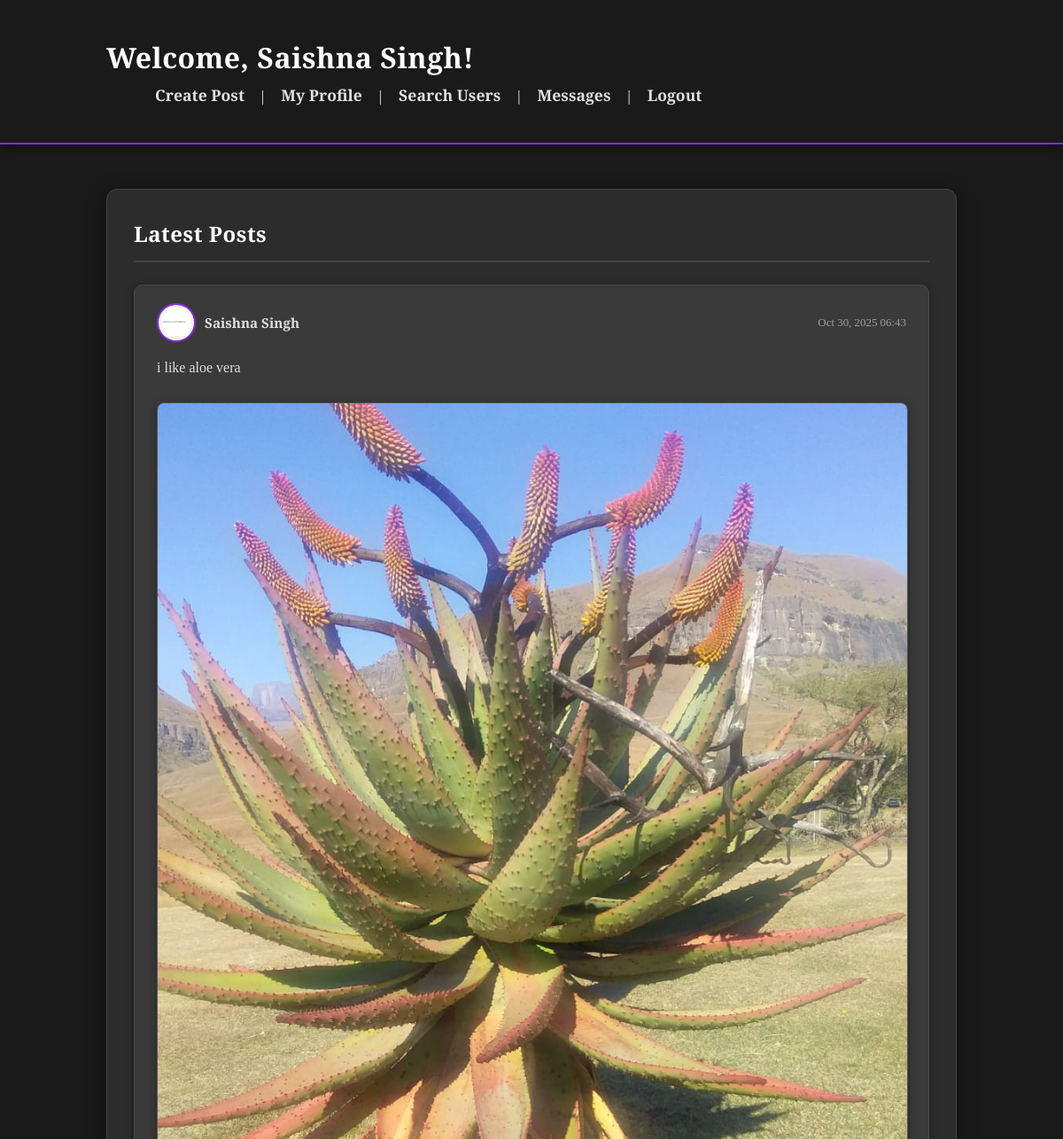
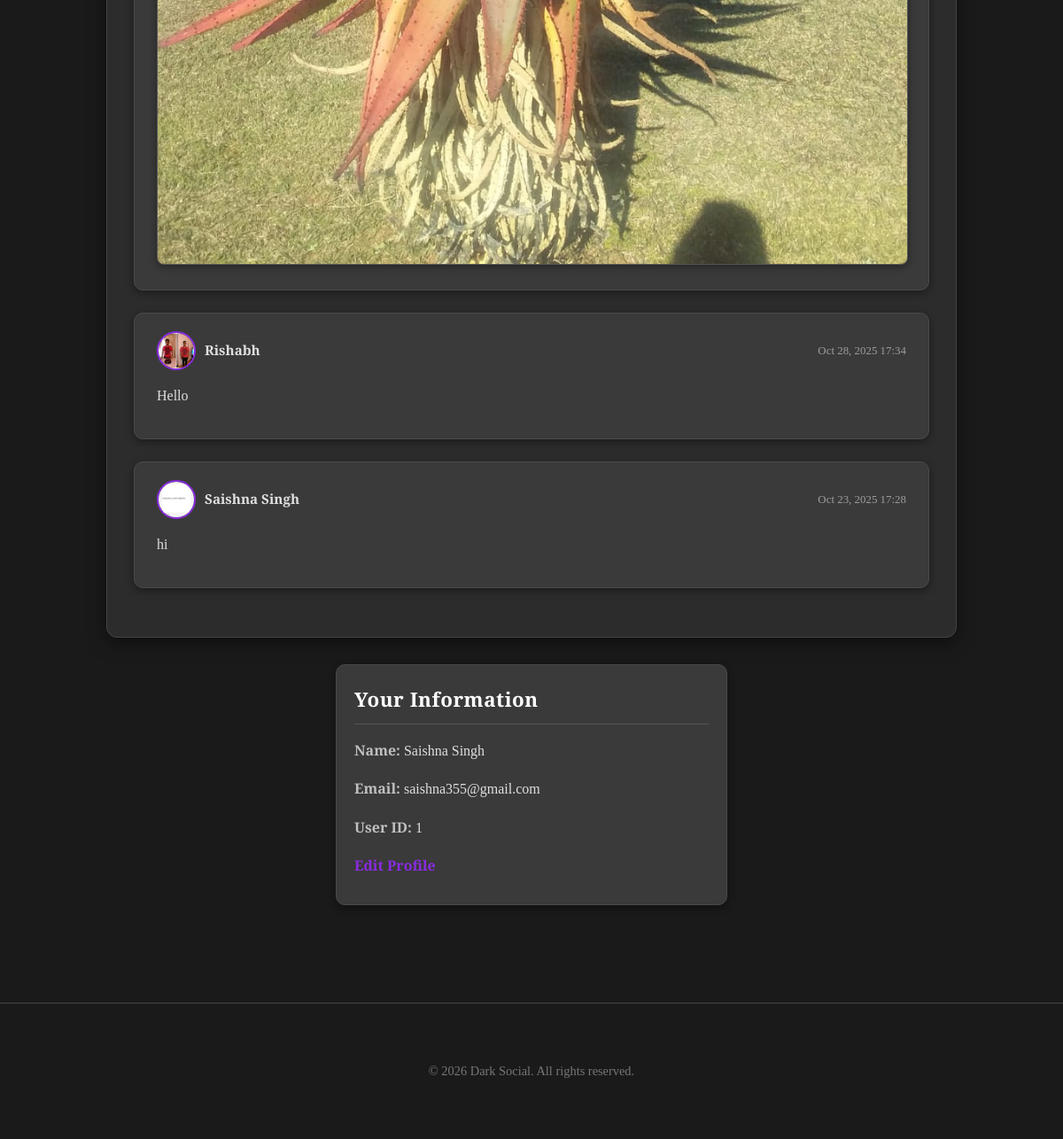
/pages/dashboard.php (signed in), run on the app's committed database (2 pictures, top to bottom).
### tables this page shows
CREATE TABLE `posts` (
  `post_id` int(11) NOT NULL,
  `user_id` int(11) NOT NULL,
  `content` text NOT NULL,
  `image_path` varchar(255) DEFAULT NULL,
  `created_at` timestamp NOT NULL DEFAULT current_timestamp()
);

CREATE TABLE `users` (
  `user_id` int(11) NOT NULL,
  `full_name` varchar(255) NOT NULL,
  `email` varchar(255) NOT NULL,
  `password_hash` varchar(255) NOT NULL,
  `profile_picture` varchar(255) DEFAULT NULL,
  `created_at` timestamp NOT NULL DEFAULT current_timestamp()
);

### pages/dashboard.php (the view, shortened to what this page needs)
<?php
require_once '../includes/db_connection.php';
$user_id = $_SESSION['user_id'];
$user_name = $_SESSION['full_name'];
$user_email = $_SESSION['user_email'];
$all_posts = [];
try {
    $sql_posts = "SELECT p.*, u.full_name AS author_name, u.profile_picture AS author_pic
                  FROM posts p
                  JOIN users u ON p.user_id = u.user_id
                  ORDER BY p.created_at DESC
                  LIMIT 50";
    $stmt_posts = $pdo->prepare($sql_posts);
    $stmt_posts->execute();
    $all_posts = $stmt_posts->fetchAll();
} catch (PDOException $e) {
    die("Error fetching posts: " . $e->getMessage());
}
?>
<!DOCTYPE html>
<html lang="en">
<head>
    <link rel="stylesheet" href="../css/style.css">
</head>
<body>
    <header class="dashboard-header">
        <div class="container">
            <h1>Welcome, <?php echo htmlspecialchars($user_name); ?>!</h1>
            <nav>
                <a href="create_post.php">Create Post</a> |
                <a href="profile.php?user_id=<?php echo $user_id; ?>">My Profile</a> |
                <a href="search_users.php">Search Users</a> |
                <a href="messages.php">Messages</a> |
                <a href="logout.php">Logout</a>
            </nav>
        </div>
    </header>
    <div class="container">
        <section class="dashboard-content">
            <h2>Latest Posts</h2>
            <?php if (empty($all_posts)): ?>
                <p>No posts found yet. Be the first to post!</p>
            <?php else: ?>
                <?php foreach ($all_posts as $post): ?>
                    <div class="post-item">
                        <div class="post-author-info">
                        <img src="<?php echo htmlspecialchars($post['author_pic'] ? '../' . $post['author_pic'] : '../images/default_profile.png'); ?>" alt="Author Pic" class="profile-pic-small">
                            <a href="profile.php?user_id=<?php echo $post['user_id']; ?>">
                                <strong><?php echo htmlspecialchars($post['author_name']); ?></strong>
                            </a>
                            <span class="post-timestamp"><?php echo date('M j, Y H:i', strtotime($post['created_at'])); ?></span>
                        </div>
                        <p><?php echo nl2br(htmlspecialchars($post['content'])); ?></p>
                        <?php if (!empty($post['image_path'])): ?><img src="<?php echo '../' . htmlspecialchars($post['image_path']); ?>" alt="Post Image" class="post-image"><?php endif; ?>
                    </div>
                <?php endforeach; ?>
            <?php endif; ?>
        </section>
        <section class="user-info-box">
            <h3>Your Information</h3>
            <p><strong>Name:</strong> <?php echo htmlspecialchars($user_name); ?></p>
            <p><strong>Email:</strong> <?php echo htmlspecialchars($user_email); ?></p>
            <p><strong>User ID:</strong> <?php echo $user_id; ?></p>
            <p><a href="edit_profile.php">Edit Profile</a></p>
        </section>
    </div>
    <footer>
        <div class="container">
            <p>&copy; <?php echo date('Y'); ?> Dark Social. All rights reserved.</p>
        </div>
    </footer>
</body>
</html>

### css/style.css (style rules this page uses)
body { font-family: 'Crimson Text', serif; margin: 0; padding: 0; background-color: #1a1a1a; color: #e0e0e0; line-height: 1.7; }
h1, h2, h3, h4, h5, h6 { font-family: 'Playfair Display', serif; color: #8a2be2; margin-top: 0; margin-bottom: 15px; letter-spacing: 0.5px; }
a { color: #8a2be2; text-decoration: none; transition: color 0.3s ease; }
.container { width: 90%; max-width: 960px; margin: 0 auto; padding: 20px 0; }
.login-form, .register-form, .forgot-password-form, .set-password-form, .edit-profile-section, .search-section, .messages-container, .conversation-list, .message-area, .create-post-section, .profile-section, .user-info-box { background-color: #2c2c2c; padding: 35px; border-radius: 12px; box-shadow: 0 5px 20px rgba(0, 0, 0, 0.5); max-width: 400px; margin: 40px auto; text-align: center; border: 1px solid #444; }
.dashboard-header { background-color: #1a1a1a; color: white; padding: 18px 0; box-shadow: 0 3px 10px rgba(0,0,0,0.5); border-bottom: 2px solid #8a2be2; }
.dashboard-header h1 { color: white; margin: 0; display: inline-block; vertical-align: middle; font-size: 2em; }
.dashboard-header nav { display: inline-block; vertical-align: middle; margin-left: 40px; }
.dashboard-header nav a { color: #e0e0e0; text-decoration: none; margin: 0 15px; font-size: 1.1em; font-weight: bold; transition: color 0.3s ease; }
.dashboard-content { background-color: #2c2c2c; padding: 30px; border-radius: 12px; box-shadow: 0 5px 20px rgba(0, 0, 0, 0.5); margin-top: 30px; border: 1px solid #444; }
.dashboard-content h2 { color: #ffffff; border-bottom: 2px solid #444; padding-bottom: 10px; margin-bottom: 25px; }
.post-item { background-color: #3a3a3a; padding: 20px 25px; border-radius: 10px; margin-bottom: 25px; box-shadow: 0 3px 10px rgba(0, 0, 0, 0.4); border: 1px solid #4a4a4a; }
.post-author-info { display: flex; align-items: center; gap: 10px; margin-bottom: 15px; font-size: 0.95em; color: #c0c0c0; }
.post-author-info a { color: #e0e0e0; font-weight: bold; }
.post-timestamp { margin-left: auto; font-size: 0.85em; color: #9e9e9e; }
.post-item p { margin-top: 0; margin-bottom: 15px; color: #e0e0e0; }
.post-image { max-width: 100%; height: auto; border-radius: 8px; margin-top: 10px; border: 1px solid #555; box-shadow: 0 2px 8px rgba(0,0,0,0.4); }
.user-info-box { background-color: #3a3a3a; padding: 20px; border-radius: 10px; margin-top: 30px; text-align: left; box-shadow: 0 3px 10px rgba(0,0,0,0.4); border: 1px solid #4a4a4a; }
.user-info-box h3 { margin-top: 0; color: #ffffff; font-size: 1.4em; border-bottom: 1px solid #555; padding-bottom: 8px; margin-bottom: 15px; }
.user-info-box p { margin-bottom: 10px; color: #e0e0e0; }
.user-info-box strong { color: #c0c0c0; }
.user-info-box a { color: #8a2be2; font-weight: bold; }
footer { text-align: center; padding: 30px; margin-top: 50px; color: #777; font-size: 0.9em; border-top: 1px solid #444; }
.profile-pic-small { width: 40px; height: 40px; border-radius: 50%; object-fit: cover; border: 2px solid #8a2be2; }

### data on the page
posts: user.profile_picture (picture), user.full_name "Saishna Singh", created_at "Oct 30, 2025 06:43", content "i like aloe vera", image_path (picture)
posts: user.profile_picture (picture), user.full_name "Rishabh", created_at "Oct 28, 2025 17:34", content "Hello"
posts: user.profile_picture (picture), user.full_name "Saishna Singh", created_at "Oct 23, 2025 17:28", content "hi"

### other printed values
$user_name "Saishna Singh"
$user_email "saishna355@gmail.com"
$user_id "1"
